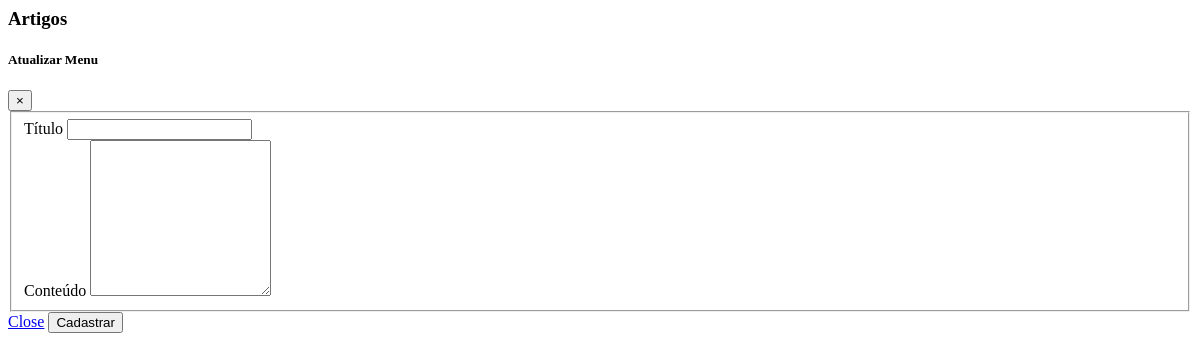
Before: /pages/artigos.php with the older database file.
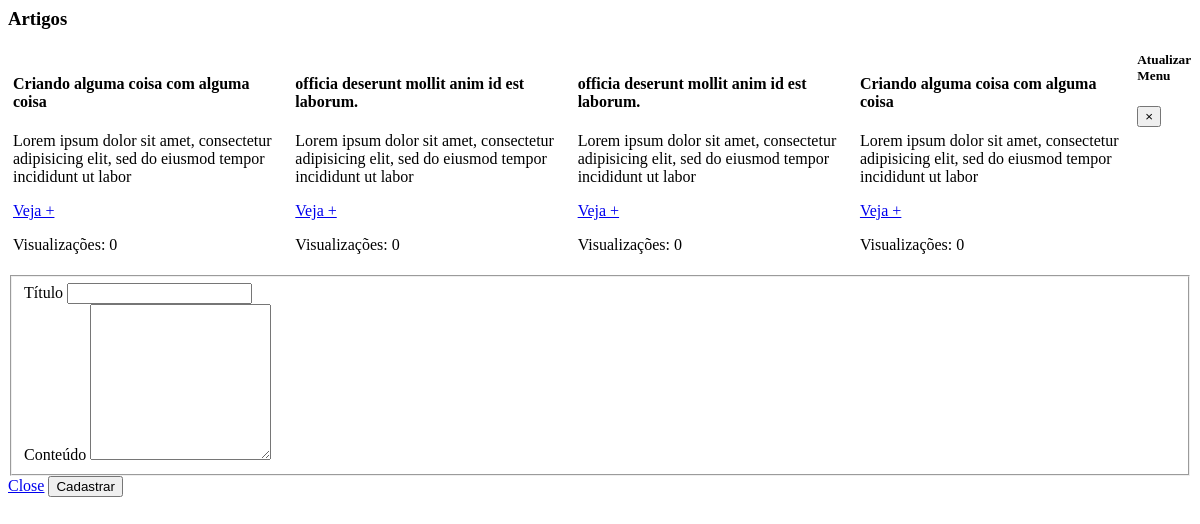
After: the same page with the newer database file.
### tables this page shows
CREATE TABLE `artigos` (
  `id` int(11) NOT NULL,
  `titulo` varchar(100) NOT NULL,
  `conteudo` text NOT NULL,
  `views` int(11) NOT NULL
);

### pages/artigos.php (the view, shortened to what this page needs)
	<div>
		<h3 class="jumbotron">Artigos</h3>
		<?php
		$sql = "SELECT * FROM artigos ORDER BY views DESC";
		$query = mysqli_query($conexao, $sql);
		while($artigos = mysqli_fetch_assoc($query)){
			echo '
				<div class="card">
				  <div class="card-body">
				    <h4 class="card-title">'.$artigos['titulo'].'</h4>
				    <p class="card-text text-justify">'.substr($artigos['conteudo'], 0, 100).'</p>
				    <a href="visualizaArtigos.php?idArtigo='.$artigos['id'].'" class="btn btn-primary form-control">Veja +</a>
				    <p>
				    <span class="card-link"> Visualizações: '.$artigos['views'].'</span>
				  </div>
				</div>
			';
		}
		?>
	</div>
<div class="modal fade" id="exampleModal" tabindex="-1" role="dialog" aria-labelledby="exampleModalLabel" aria-hidden="true">
  <div class="modal-dialog" role="document">
    <div class="modal-content">
      <div class="modal-header">
        <h5 class="modal-title" id="exampleModalLabel">Atualizar Menu</h5>
        <button type="button" class="close" data-dismiss="modal" aria-label="Close">
          <span aria-hidden="true">&times;</span>
        </button>
      </div>
      <div class="modal-body">
       <form method="post" action="cadArtigo.php?acao=i">
		  <fieldset>
		  <div class="form-group">
		  	<label for="menu">Título</label>
		    <input type="text" class="form-control" id="titulo" name="titulo">
		  </div>
		  <div class="form-group">
		    <label for="url">Conteúdo</label>
		    <textarea class="form-control" rows="10" id="conteudo" name="conteudo"></textarea>
		  </div>
			</fieldset>
		    <div class="modal-footer">
        	<a href="?page=menu&acao=u" class="btn btn-secondary" data-dismiss="modal">Close</a>
        <button type="submit" class="btn btn-primary">Cadastrar</button>
      </div>
		</form>
      </div>
    </div>
  </div>
</div>

Changed rows visible on the page:
added artigos: titulo "Criando alguma coisa com alguma coisa", conteudo "Lorem ipsum dolor sit amet, consectetur adipisicing elit, sed do eiusmod tempor incididunt ut labor", views "0"
added artigos: titulo "officia deserunt mollit anim id est laborum.", conteudo "Lorem ipsum dolor sit amet, consectetur adipisicing elit, sed do eiusmod tempor incididunt ut labor", views "0"
added artigos: titulo "officia deserunt mollit anim id est laborum.", conteudo "Lorem ipsum dolor sit amet, consectetur adipisicing elit, sed do eiusmod tempor incididunt ut labor", views "0"
added artigos: titulo "Criando alguma coisa com alguma coisa", conteudo "Lorem ipsum dolor sit amet, consectetur adipisicing elit, sed do eiusmod tempor incididunt ut labor", views "0"
